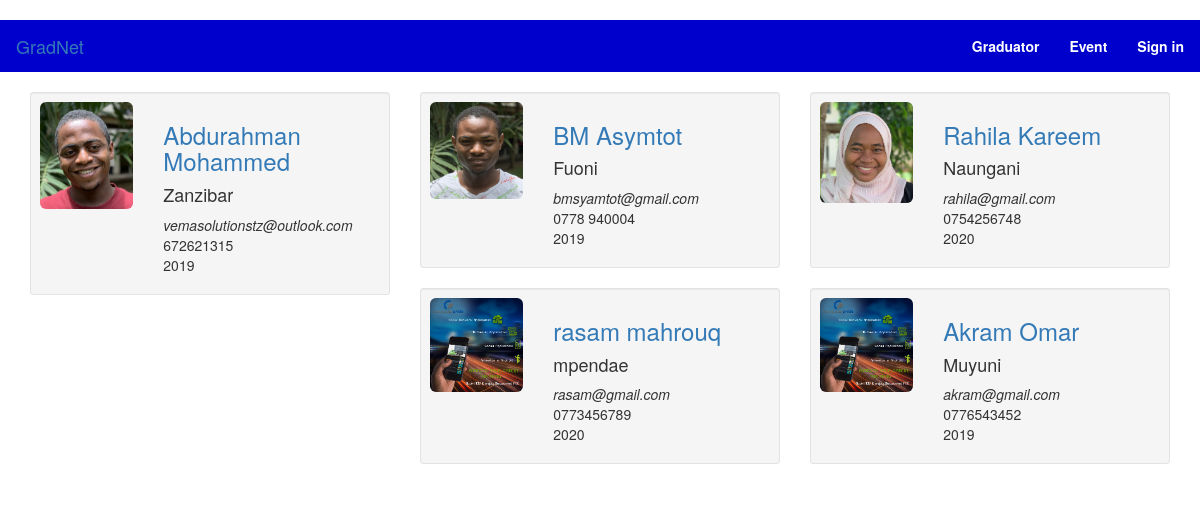
The app's page /alumnees/ with its own data.
### alumnee/models.py (models this page shows, shortened)
class alumnee(models.Model):
    FullName = models.CharField(max_length=20,null=True)
    PersonalDescription = models.TextField(max_length=200,null=True)
    age = models.CharField(max_length=20,null=True)
    image = models.FileField(max_length=200,null=True)
    email = models.CharField(max_length=30,null=True)
    phone = models.CharField(max_length=30,null=True)
    adress = models.CharField(max_length=30,null=True)
    HighestEducation=models.CharField(max_length=30,null=True)
    graduationYear = models.CharField(max_length=30,null=True)
    Employed = models.BooleanField(default=False)

### alumnee/views.py (the view)
# urls.py: url(r'^alumnees/$' , views.alumnees, name='alumnees'),
def alumnees(request):
    all_alumnees = alumnee.objects.all()
    context = { 'all_alumnees' : all_alumnees, }
    return render(request, 'alumnee/alumnee_manifest.html',context )

### alumnee/templates/alumnee/alumnee_manifest.html
<!DOCTYPE html>
{% load staticfiles %}
		<html>
				<head>
            			<link rel="stylesheet" type="text/css" href="{% static 'alumnee/styles/bootstrap.min.css' %}">
					  	<link rel="stylesheet" type="text/css" href="{% static 'alumnee/index.css' %}">
						<link rel="stylesheet" href="http://maxcdn.bootstrapcdn.com/bootstrap/3.3.6/css/bootstrap.min.css">
				</head>
				<body>
						<header>
								<nav class="navbar">
								<div class="navbar-header">
									<span class="navbar-brand"><a href="">GradNet</a></span>
								</div>
									<ul class="nav navbar-nav navbar-right">
										<li><a href="#">Graduator</a></li>
										<li><a href="#">Event</a></li>
										<li><a href="#">Sign in	</a></li>
									</ul>
									</nav>
							</header>
            <div class="container">
                <div class="row">
									{% for alumnee in all_alumnees %}
                    <div class="col-xs-12 col-sm-6 col-md-4">
                        <div class="well well-sm">
                            <div class="row">
                                <div class="col-sm-6 col-md-4">
                                    <img src="{{alumnee.image.url}}" alt="" class="img-rounded img-responsive" />
                                </div>
                                <div class="col-sm-6 col-md-8">
                                    <a href="{{alumnee.id}}"><h3>{{alumnee.FullName}}</h3></a>
                                    <h4>{{alumnee.adress}}</h4>
                                    <p>
                                        <i>{{alumnee.email}}<br /></i>
                                        {{alumnee.phone}}<br />
                                        {{alumnee.graduationYear}}</p>
                                </div>
                            </div>
                        </div>
                    </div>
										{% endfor %}
                </div>
            </div>
</body>
</html>

### alumnee/static/alumnee/index.css (style rules this page uses)
body { margin:0; padding:0; }
header { background-color:mediumblue; }
.navbar ul { margin:0; padding:0; }
.navbar ul li a { color:white; font-weight:bold; }

### records on screen
alumnee: image (picture), FullName "Abdurahman Mohammed", adress "Zanzibar", email "vemasolutionstz@outlook.com", phone "672621315", graduationYear "2019"
alumnee: image (picture), FullName "BM Asymtot", adress "Fuoni", email "bmsyamtot@gmail.com", phone "0778 940004", graduationYear "2019"
alumnee: image (picture), FullName "Rahila Kareem", adress "Naungani", email "rahila@gmail.com", phone "0754256748", graduationYear "2020"
alumnee: image (picture), FullName "rasam mahrouq", adress "mpendae", email "rasam@gmail.com", phone "0773456789", graduationYear "2020"
alumnee: image (picture), FullName "Akram Omar", adress "Muyuni", email "akram@gmail.com", phone "0776543452", graduationYear "2019"
